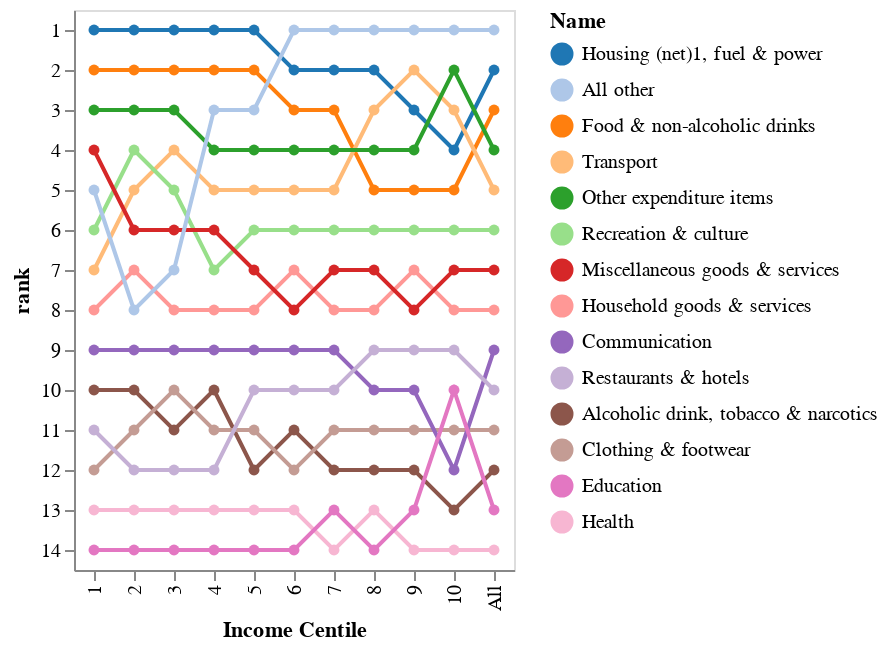

Write notebook code for a chart like this one.
### Code cell
import altair as alt

alt.renderers.enable("mimetype")

def plot_bump_chart(df):
    
    lastcolname = df.columns.values[-1]
    
    thischart = alt.Chart(df).mark_line(point = True).encode(
        x = alt.X("Income Centile:O"),
        y="rank:O",
        color=alt.Color("Name:N", sort='y', scale=alt.Scale(scheme='Category20'))
    ).transform_window(
        rank="rank()",
        sort=[alt.SortField(lastcolname, order="descending")],
        groupby=["Income Centile"]
    )
    return thischart
    # .properties(
    #     title="Bump Chart for Stock Prices",
    #     width=600,
    #     height=150,
    # )

thischart = plot_bump_chart(df_totals_pc_long)
thischart

### Figure 1 — Vega-Lite specification as saved in the notebook (floating-point values rounded to 4 significant figures; data arrays with more than 128 entries replaced by an {"elided": "..."} marker saying what was removed)
{"$schema": "https://vega.github.io/schema/vega-lite/v4.8.1.json", "config": {"view": {"continuousHeight": 300, "continuousWidth": 400}}, "data": {"name": "data-964492110585c775bb072d943a3e2b74"}, "datasets": {"data-964492110585c775bb072d943a3e2b74": {"elided": "154 records"}}, "encoding": {"color": {"field": "Name", "scale": {"scheme": "Category20"}, "sort": "y", "type": "nominal"}, "x": {"field": "Income Centile", "type": "ordinal"}, "y": {"field": "rank", "type": "ordinal"}}, "mark": {"point": true, "type": "line"}, "transform": [{"groupby": ["Income Centile"], "sort": [{"field": "% Expenditure", "order": "descending"}], "window": [{"as": "rank", "field": "", "op": "rank"}]}]}
